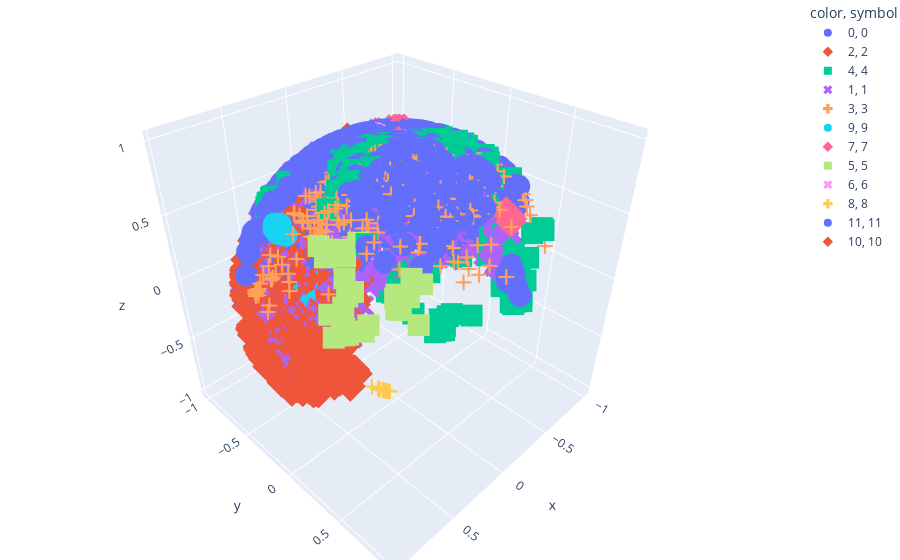

The code cell stored with this chart in its notebook:
### Markdown cell above
We can also try to plot this with plotly:

### Code cell
import numpy as np
import pandas as pd

x = np.sin(sphere_emb[:, 0]) * np.cos(sphere_emb[:, 1])
y = np.sin(sphere_emb[:, 0]) * np.sin(sphere_emb[:, 1])
z = np.cos(sphere_emb[:, 0])

df = pd.DataFrame({'x': x, 'y': y, 'z': z, 'labels': labels.astype('str')})

fig = px.scatter_3d(df, x=x, y=y, z=z, size_max=5, 
symbol=labels.astype('str'), color=labels.astype('str'))
fig.update_layout(margin=dict(l=0, r=0, b=0, t=0))
fig.show()

### Figure 1 — Plotly figure (JSON) as saved in the notebook; plotly's stock layout.template omitted (floating-point values rounded to 4 significant figures; data arrays with more than 128 entries replaced by an {"elided": "..."} marker saying what was removed)
{"data": [{"hovertemplate": "color=0<br>symbol=0<br>x=%{x}<br>y=%{y}<br>z=%{z}<extra></extra>", "legendgroup": "0, 0", "marker": {"color": "#636efa", "symbol": "circle"}, "mode": "markers", "name": "0, 0", "scene": "scene", "showlegend": true, "type": "scatter3d", "x": {"elided": "1016 float values"}, "y": {"elided": "1016 float values"}, "z": {"elided": "1016 float values"}}, {"hovertemplate": "color=2<br>symbol=2<br>x=%{x}<br>y=%{y}<br>z=%{z}<extra></extra>", "legendgroup": "2, 2", "marker": {"color": "#EF553B", "symbol": "diamond"}, "mode": "markers", "name": "2, 2", "scene": "scene", "showlegend": true, "type": "scatter3d", "x": {"elided": "351 float values"}, "y": {"elided": "351 float values"}, "z": {"elided": "351 float values"}}, {"hovertemplate": "color=4<br>symbol=4<br>x=%{x}<br>y=%{y}<br>z=%{z}<extra></extra>", "legendgroup": "4, 4", "marker": {"color": "#00cc96", "symbol": "square"}, "mode": "markers", "name": "4, 4", "scene": "scene", "showlegend": true, "type": "scatter3d", "x": {"elided": "154 float values"}, "y": {"elided": "154 float values"}, "z": {"elided": "154 float values"}}, {"hovertemplate": "color=1<br>symbol=1<br>x=%{x}<br>y=%{y}<br>z=%{z}<extra></extra>", "legendgroup": "1, 1", "marker": {"color": "#ab63fa", "symbol": "x"}, "mode": "markers", "name": "1, 1", "scene": "scene", "showlegend": true, "type": "scatter3d", "x": {"elided": "620 float values"}, "y": {"elided": "620 float values"}, "z": {"elided": "620 float values"}}, {"hovertemplate": "color=3<br>symbol=3<br>x=%{x}<br>y=%{y}<br>z=%{z}<extra></extra>", "legendgroup": "3, 3", "marker": {"color": "#FFA15A", "symbol": "cross"}, "mode": "markers", "name": "3, 3", "scene": "scene", "showlegend": true, "type": "scatter3d", "x": {"elided": "335 float values"}, "y": {"elided": "335 float values"}, "z": {"elided": "335 float values"}}, {"hovertemplate": "color=9<br>symbol=9<br>x=%{x}<br>y=%{y}<br>z=%{z}<extra></extra>", "legendgroup": "9, 9", "marker": {"color": "#19d3f3", "symbol": "circle"}, "mode": "markers", "name": "9, 9", "scene": "scene", "showlegend": true, "type": "scatter3d", "x": [0.7531, 0.3674, 0.2831, 0.7533, 0.7159, 0.2478, 0.06763, 0.7319, 0.2171, 0.7181, 0.7386, 0.002392, 0.2038, 0.1907, 0.1496, 0.7362, 0.1762, 0.151, 0.08143, 0.7314], "y": [-0.1354, -0.8417, -0.897, -0.2138, -0.2931, -0.8473, -0.9274, -0.2414, -0.857, -0.2331, -0.226, -0.9787, -0.8644, -0.874, -0.8697, -0.2708, -0.8801, -0.886, -0.9148, -0.2629], "z": [0.6438, -0.3957, -0.3395, 0.622, 0.6337, -0.4698, -0.3678, 0.6372, -0.4673, 0.6557, 0.6351, -0.2053, -0.4596, -0.4469, -0.4704, 0.6202, -0.4408, -0.4383, -0.3956, 0.6293]}, {"hovertemplate": "color=7<br>symbol=7<br>x=%{x}<br>y=%{y}<br>z=%{z}<extra></extra>", "legendgroup": "7, 7", "marker": {"color": "#FF6692", "symbol": "diamond"}, "mode": "markers", "name": "7, 7", "scene": "scene", "showlegend": true, "type": "scatter3d", "x": [-0.2929, -0.2496, -0.1582, -0.1274, -0.155, -0.2709, -0.2088, -0.2339, -0.1989, -0.2776, -0.1845, -0.2465, -0.2445, -0.2656, -0.266, -0.2558, -0.2455, -0.2355, -0.2929, -0.2547, -0.1916, -0.01387, -0.177, -0.2053, -0.166, -0.2683, -0.2152, -0.1512], "y": [-0.241, -0.2508, -0.1864, -0.1548, -0.1708, -0.3111, 0.6904, -0.2593, 0.656, -0.4616, 0.7023, -0.2686, -0.4981, -0.3516, -0.2244, -0.4693, -0.2325, -0.2372, -0.2471, -0.2979, 0.6622, -0.01592, -0.1914, 0.6757, -0.1848, -0.26, -0.2172, -0.181], "z": [0.9253, 0.9353, 0.9697, 0.9797, 0.973, 0.911, 0.6926, 0.937, 0.7281, 0.8425, 0.6875, 0.9312, 0.8319, 0.8977, 0.9375, 0.8452, 0.9411, 0.9425, 0.9237, 0.92, 0.7244, 0.9998, 0.9654, 0.708, 0.9686, 0.9276, 0.9521, 0.9718]}, {"hovertemplate": "color=5<br>symbol=5<br>x=%{x}<br>y=%{y}<br>z=%{z}<extra></extra>", "legendgroup": "5, 5", "marker": {"color": "#B6E880", "symbol": "square"}, "mode": "markers", "name": "5, 5", "scene": "scene", "showlegend": true, "type": "scatter3d", "x": [0.6206, 0.7275, 0.7329, 0.8453, 0.6866, 0.8545, 0.7716, 0.8327, 0.8353, 0.8033, 0.8499, 0.567, 0.685, 0.6194, 0.7563, 0.7416, 0.611, 0.7453, 0.8318, 0.7806, 0.6069, 0.6962, 0.5756, 0.8484, 0.4888, 0.8771, 0.5187, 0.6241, 0.6353, 0.7433, 0.7034, 0.835], "y": [0.6318, 0.1213, 0.1866, 0.4341, 0.2867, 0.3325, 0.3884, 0.4525, 0.4281, 0.3897, 0.4221, 0.6371, 0.2404, 0.5899, 0.5298, 0.3381, 0.3099, 0.4058, 0.414, 0.5189, 0.5876, 0.2274, 0.7188, 0.4295, 0.656, 0.386, 0.6082, 0.6113, 0.614, 0.189, 0.23, 0.4272], "z": [0.4644, 0.6753, 0.6543, 0.3115, 0.6681, 0.3991, 0.5037, 0.3192, 0.3448, 0.4505, 0.3155, 0.5221, 0.6877, 0.518, 0.3839, 0.5794, 0.7285, 0.529, 0.3697, 0.3486, 0.5351, 0.6808, 0.3898, 0.3096, 0.5751, 0.2859, 0.6008, 0.4867, 0.4685, 0.6417, 0.6725, 0.3468]}, {"hovertemplate": "color=6<br>symbol=6<br>x=%{x}<br>y=%{y}<br>z=%{z}<extra></extra>", "legendgroup": "6, 6", "marker": {"color": "#FF97FF", "symbol": "x"}, "mode": "markers", "name": "6, 6", "scene": "scene", "showlegend": true, "type": "scatter3d", "x": [-0.08066, -0.07915, -0.07951, -0.07125, -0.07322, -0.02355, -0.07397, -0.06023, -0.06663, -0.07719, -0.07036, -0.06375, -0.07461, -0.05693, -0.02477, -0.08099, -0.07018, -0.08063, -0.07406, -0.02251, -0.006832, -0.07532, -0.07938, -0.0856, -0.07682, -0.07612, -0.07506, -0.08013, -0.06676, -0.08929], "y": [-0.1882, -0.1806, -0.1875, -0.1486, -0.1568, -0.03497, -0.1598, -0.1153, -0.1345, -0.1716, -0.1468, -0.1252, -0.1625, -0.1062, -0.03665, -0.1904, -0.1459, -0.1901, -0.1663, -0.03456, -0.009481, -0.1615, -0.1836, -0.2184, -0.1699, -0.1687, -0.1638, -0.1865, -0.1334, -0.2067], "z": [0.9788, 0.9804, 0.979, 0.9863, 0.9849, 0.9991, 0.9844, 0.9915, 0.9887, 0.9821, 0.9867, 0.9901, 0.9839, 0.9927, 0.999, 0.9784, 0.9868, 0.9785, 0.9833, 0.9991, 0.9999, 0.984, 0.9798, 0.9721, 0.9825, 0.9827, 0.9836, 0.9792, 0.9888, 0.9743]}, {"hovertemplate": "color=8<br>symbol=8<br>x=%{x}<br>y=%{y}<br>z=%{z}<extra></extra>", "legendgroup": "8, 8", "marker": {"color": "#FECB52", "symbol": "cross"}, "mode": "markers", "name": "8, 8", "scene": "scene", "showlegend": true, "type": "scatter3d", "x": [0.1099, 0.05889, 0.08743, 0.06422, 0.1456, 0.06042, 0.05308, 0.04995, 0.04977, 0.04817, 0.2007, 0.08836, 0.06529, 0.04002, 0.0585, 0.06876, 0.05943, 0.06184, 0.03961, 0.06783, 0.0812, 0.08596, 0.05384, 0.04147, 0.06139], "y": [-0.1688, -0.07817, -0.1279, -0.08735, -0.4621, -0.08039, -0.07008, -0.06319, -0.06466, -0.06445, -0.3989, -0.1175, -0.08624, -0.0502, -0.07861, -0.08976, -0.08395, -0.0837, -0.04974, -0.09501, -0.1136, -0.1132, -0.07214, -0.05212, -0.08313], "z": [-0.9795, -0.9952, -0.9879, -0.9941, -0.8748, -0.9949, -0.9961, -0.9968, -0.9967, -0.9968, -0.8948, -0.9891, -0.9941, -0.9979, -0.9952, -0.9936, -0.9947, -0.9946, -0.998, -0.9932, -0.9902, -0.9899, -0.9959, -0.9978, -0.9946]}, {"hovertemplate": "color=11<br>symbol=11<br>x=%{x}<br>y=%{y}<br>z=%{z}<extra></extra>", "legendgroup": "11, 11", "marker": {"color": "#636efa", "symbol": "circle"}, "mode": "markers", "name": "11, 11", "scene": "scene", "showlegend": true, "type": "scatter3d", "x": [0.04351, 0.008238, 0.03665, -0.02067, -0.02698, -0.01737, 0.0306, 0.01462, -0.02366, -0.01779, -0.01336, -0.009647, 0.02259], "y": [0.8753, 0.8809, 0.8727, 0.9257, 0.8431, 0.8597, 0.8579, 0.8905, 0.8695, 0.8521, 0.9063, 0.8763, 0.8842], "z": [0.4816, 0.4733, 0.4869, 0.3777, 0.5371, 0.5105, 0.5129, 0.4547, 0.4934, 0.523, 0.4224, 0.4817, 0.4666]}, {"hovertemplate": "color=10<br>symbol=10<br>x=%{x}<br>y=%{y}<br>z=%{z}<extra></extra>", "legendgroup": "10, 10", "marker": {"color": "#EF553B", "symbol": "diamond"}, "mode": "markers", "name": "10, 10", "scene": "scene", "showlegend": true, "type": "scatter3d", "x": [-0.2241, -0.2212, -0.2124, -0.1957, -0.2314, -0.2021, -0.1249, -0.2295, -0.2052, -0.2203, -0.236, -0.3391, -0.2391, -0.2475], "y": [-0.7528, -0.7056, -0.7975, -0.7505, -0.7331, -0.7316, -0.8447, -0.7545, -0.7493, -0.7508, -0.7613, -0.7794, -0.7466, -0.7194], "z": [-0.619, -0.6732, -0.5646, -0.6312, -0.6396, -0.6511, -0.5204, -0.6148, -0.6297, -0.6227, -0.6039, -0.5269, -0.6208, -0.649]}], "layout": {"legend": {"title": {"text": "color, symbol"}, "tracegroupgap": 0}, "margin": {"b": 0, "l": 0, "r": 0, "t": 0}, "scene": {"domain": {"x": [0, 1], "y": [0, 1]}, "xaxis": {"title": {"text": "x"}}, "yaxis": {"title": {"text": "y"}}, "zaxis": {"title": {"text": "z"}}}}}
